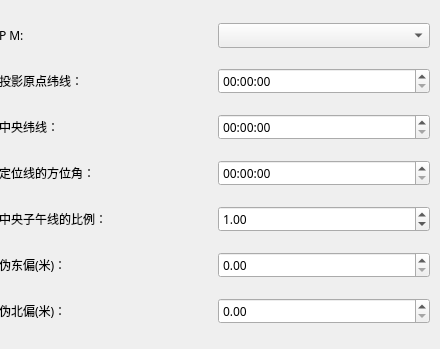
              <widget class="QWidget" name="PTZDZWW_Page">
               <widget class="QWidget" name="layoutWidget">
                <property name="geometry">
                 <rect>
                  <x>-1</x>
                  <y>9</y>
                  <width>431</width>
                  <height>331</height>
                 </rect>
                </property>
                <layout class="QVBoxLayout" name="verticalLayout_13">
                 <item>
                  <layout class="QHBoxLayout" name="horizontalLayout_53" stretch="1,1">
                   <item>
                    <widget class="QLabel" name="PTZDZWW_PMLabel">
                     <property name="font">
                      <font>
                       <family>Source Han Sans SC Medium</family>
                       <pointsize>9</pointsize>
                       <weight>7</weight>
                       <italic>false</italic>
                       <bold>false</bold>
                      </font>
                     </property>
                     <property name="text">
                      <string>P M:</string>
                     </property>
                    </widget>
                   </item>
                   <item>
                    <widget class="QComboBox" name="PTZDZWW_PMBox">
                     <property name="font">
                      <font>
                       <family>Source Han Sans SC Medium</family>
                       <pointsize>9</pointsize>
                       <weight>7</weight>
                       <italic>false</italic>
                       <bold>false</bold>
                      </font>
                     </property>
                    </widget>
                   </item>
                  </layout>
                 </item>
                 <item>
                  <layout class="QHBoxLayout" name="horizontalLayout_54" stretch="1,1">
                   <item>
                    <widget class="QLabel" name="label_48">
                     <property name="font">
                      <font>
                       <family>Source Han Sans SC Medium</family>
                       <pointsize>9</pointsize>
                       <weight>7</weight>
                       <italic>false</italic>
                       <bold>false</bold>
                      </font>
                     </property>
                     <property name="text">
                      <string>投影原点纬线：</string>
                     </property>
                    </widget>
                   </item>
                   <item>
                    <widget class="QTimeEdit" name="timeEdit_8">
                     <property name="font">
                      <font>
                       <family>Source Han Sans SC Medium</family>
                       <pointsize>9</pointsize>
                       <weight>7</weight>
                       <italic>false</italic>
                       <bold>false</bold>
                      </font>
                     </property>
                     <property name="inputMethodHints">
                      <set>Qt::ImhNone</set>
                     </property>
                     <property name="displayFormat">
                      <string>HH:mm:ss</string>
                     </property>
                    </widget>
                   </item>
                  </layout>
                 </item>
                 <item>
                  <layout class="QHBoxLayout" name="horizontalLayout_55" stretch="1,1">
                   <item>
                    <widget class="QLabel" name="label_49">
                     <property name="font">
                      <font>
                       <family>Source Han Sans SC Medium</family>
                       <pointsize>9</pointsize>
                       <weight>7</weight>
                       <italic>false</italic>
                       <bold>false</bold>
                      </font>
                     </property>
                     <property name="text">
                      <string>中央纬线：</string>
                     </property>
                    </widget>
                   </item>
                   <item>
                    <widget class="QTimeEdit" name="timeEdit_9">
                     <property name="font">
                      <font>
                       <family>Source Han Sans SC Medium</family>
                       <pointsize>9</pointsize>
                       <weight>7</weight>
                       <italic>false</italic>
                       <bold>false</bold>
                      </font>
                     </property>
                     <property name="inputMethodHints">
                      <set>Qt::ImhNone</set>
                     </property>
                     <property name="displayFormat">
                      <string>HH:mm:ss</string>
                     </property>
                    </widget>
                   </item>
                  </layout>
                 </item>
                 <item>
                  <layout class="QHBoxLayout" name="horizontalLayout_59" stretch="1,1">
                   <item>
                    <widget class="QLabel" name="label_53">
                     <property name="font">
                      <font>
                       <family>Source Han Sans SC Medium</family>
                       <pointsize>9</pointsize>
                       <weight>7</weight>
                       <italic>false</italic>
                       <bold>false</bold>
                      </font>
                     </property>
                     <property name="text">
                      <string>定位线的方位角：</string>
                     </property>
                    </widget>
                   </item>
                   <item>
                    <widget class="QTimeEdit" name="timeEdit_10">
                     <property name="font">
                      <font>
                       <family>Source Han Sans SC Medium</family>
                       <pointsize>9</pointsize>
                       <weight>7</weight>
                       <italic>false</italic>
                       <bold>false</bold>
                      </font>
                     </property>
                     <property name="inputMethodHints">
                      <set>Qt::ImhNone</set>
                     </property>
                     <property name="displayFormat">
                      <string>HH:mm:ss</string>
                     </property>
                    </widget>
                   </item>
                  </layout>
                 </item>
                 <item>
                  <layout class="QHBoxLayout" name="horizontalLayout_56" stretch="1,1">
                   <item>
                    <widget class="QLabel" name="label_50">
                     <property name="font">
                      <font>
                       <family>Source Han Sans SC Medium</family>
                       <pointsize>9</pointsize>
                       <weight>7</weight>
                       <italic>false</italic>
                       <bold>false</bold>
                      </font>
                     </property>
                     <property name="text">
                      <string>中央子午线的比例：</string>
                     </property>
                    </widget>
                   </item>
                   <item>
                    <widget class="QDoubleSpinBox" name="doubleSpinBox_7">
                     <property name="font">
                      <font>
                       <family>Source Han Sans SC Medium</family>
                       <pointsize>9</pointsize>
                       <weight>7</weight>
                       <italic>false</italic>
                       <bold>false</bold>
                      </font>
                     </property>
                     <property name="value">
                      <double>1.000000000000000</double>
                     </property>
                    </widget>
                   </item>
                  </layout>
                 </item>
                 <item>
                  <layout class="QHBoxLayout" name="horizontalLayout_57" stretch="1,1">
                   <item>
                    <widget class="QLabel" name="label_51">
                     <property name="font">
                      <font>
                       <family>Source Han Sans SC Medium</family>
                       <pointsize>9</pointsize>
                       <weight>7</weight>
                       <italic>false</italic>
                       <bold>false</bold>
                      </font>
                     </property>
                     <property name="text">
                      <string>伪东偏(米)：</string>
                     </property>
                    </widget>
                   </item>
                   <item>
                    <widget class="QDoubleSpinBox" name="doubleSpinBox_8">
                     <property name="font">
                      <font>
                       <family>Source Han Sans SC Medium</family>
                       <pointsize>9</pointsize>
                       <weight>7</weight>
                       <italic>false</italic>
                       <bold>false</bold>
                      </font>
                     </property>
                    </widget>
                   </item>
                  </layout>
                 </item>
                 <item>
                  <layout class="QHBoxLayout" name="horizontalLayout_58" stretch="1,1">
                   <item>
                    <widget class="QLabel" name="label_52">
                     <property name="font">
                      <font>
                       <family>Source Han Sans SC Medium</family>
                       <pointsize>9</pointsize>
                       <weight>7</weight>
                       <italic>false</italic>
                       <bold>false</bold>
                      </font>
                     </property>
                     <property name="text">
                      <string>伪北偏(米)：</string>
                     </property>
                    </widget>
                   </item>
                   <item>
                    <widget class="QDoubleSpinBox" name="doubleSpinBox_9">
                     <property name="font">
                      <font>
                       <family>Source Han Sans SC Medium</family>
                       <pointsize>9</pointsize>
                       <weight>7</weight>
                       <italic>false</italic>
                       <bold>false</bold>
                      </font>
                     </property>
                    </widget>
                   </item>
                  </layout>
                 </item>
                </layout>
               </widget>
              </widget>
